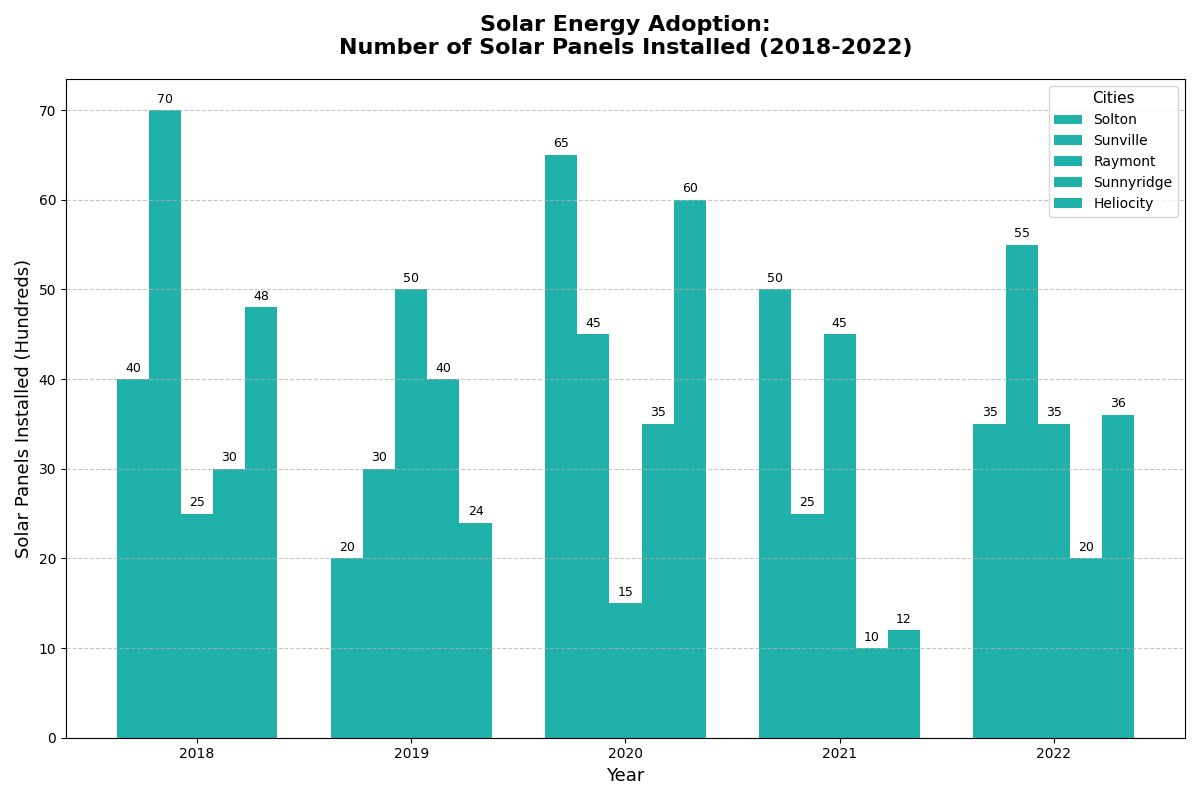

This chart was generated by the following Python code:
import matplotlib.pyplot as plt
import numpy as np

cities = ['Solton', 'Sunville', 'Raymont', 'Sunnyridge', 'Heliocity']
years = [2018, 2019, 2020, 2021, 2022]
solar_installs = np.array([
    [40, 20, 65, 50, 35],  # Solton - shuffled
    [70, 30, 45, 25, 55],  # Sunville - shuffled
    [25, 50, 15, 45, 35],  # Raymont - shuffled
    [30, 40, 35, 10, 20],  # Sunnyridge - shuffled
    [48, 24, 60, 12, 36]   # Heliocity - shuffled
])

bar_width = 0.15
x = np.arange(len(years))

fig, ax = plt.subplots(figsize=(12, 8))
single_color = '#20B2AA'

for i, city in enumerate(cities):
    ax.bar(x + i * bar_width, solar_installs[i], width=bar_width, label=city, color=single_color)

ax.set_title('Solar Energy Adoption:\nNumber of Solar Panels Installed (2018-2022)', fontsize=16, fontweight='bold', pad=20, wrap=True)
ax.set_xlabel('Year', fontsize=13)
ax.set_ylabel('Solar Panels Installed (Hundreds)', fontsize=13)
ax.set_xticks(x + bar_width * 2)
ax.set_xticklabels(years)
ax.legend(title='Cities', fontsize=10, title_fontsize='11')
ax.grid(axis='y', linestyle='--', alpha=0.7)

for i in range(len(cities)):
    for j in range(len(years)):
        ax.text(x[j] + i * bar_width, solar_installs[i, j] + 0.5, str(solar_installs[i, j]), ha='center', va='bottom', fontsize=9)

plt.tight_layout()
plt.show()
